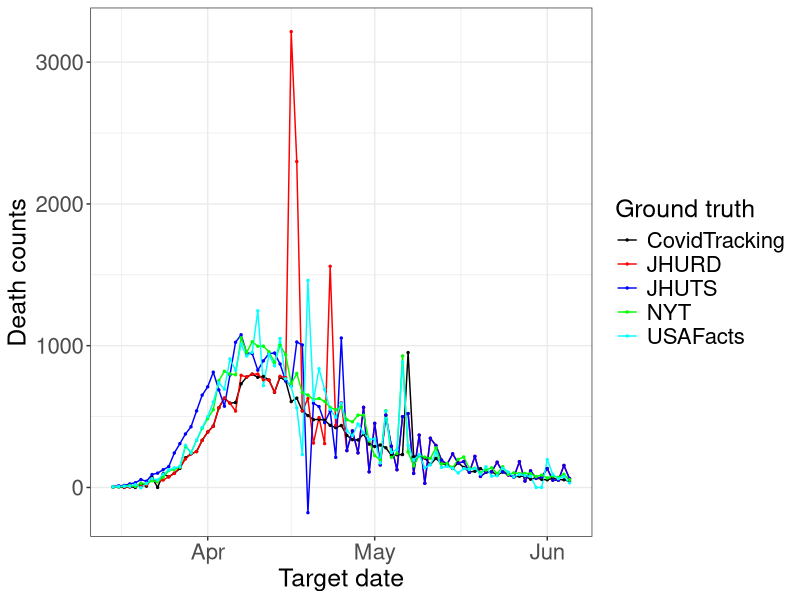
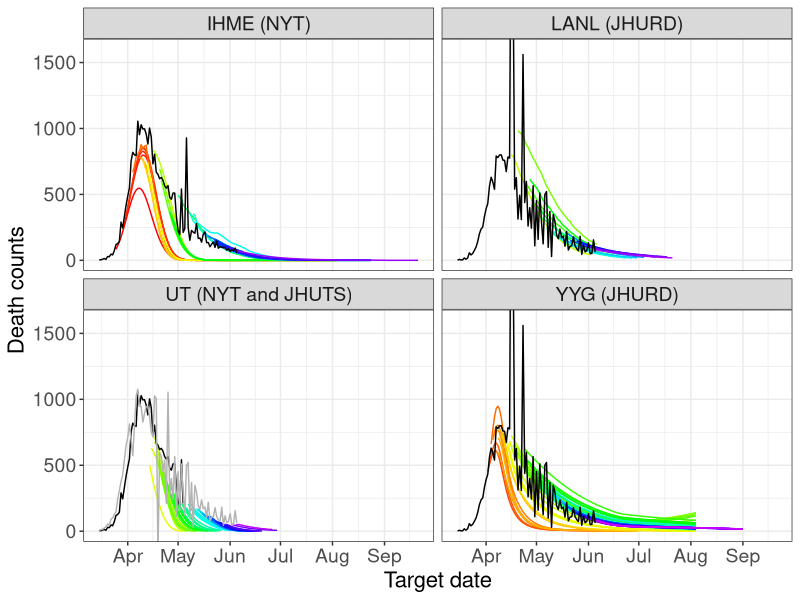
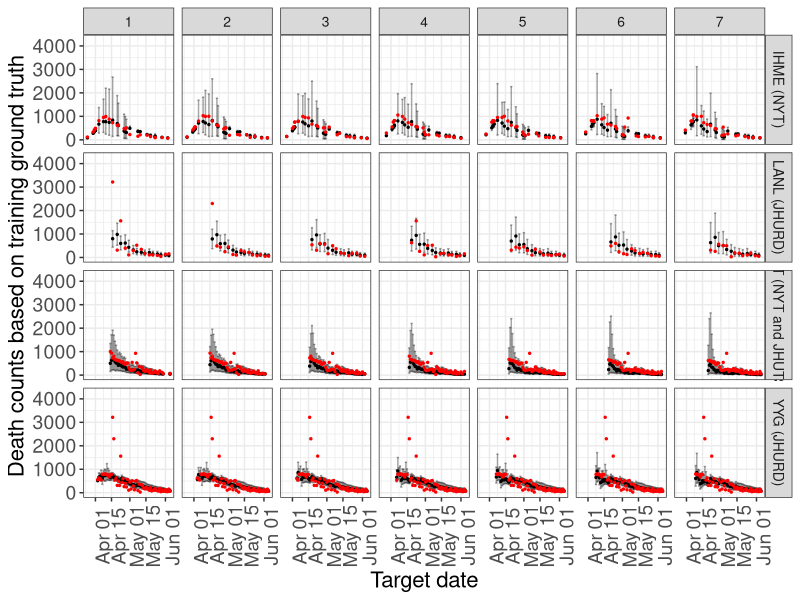
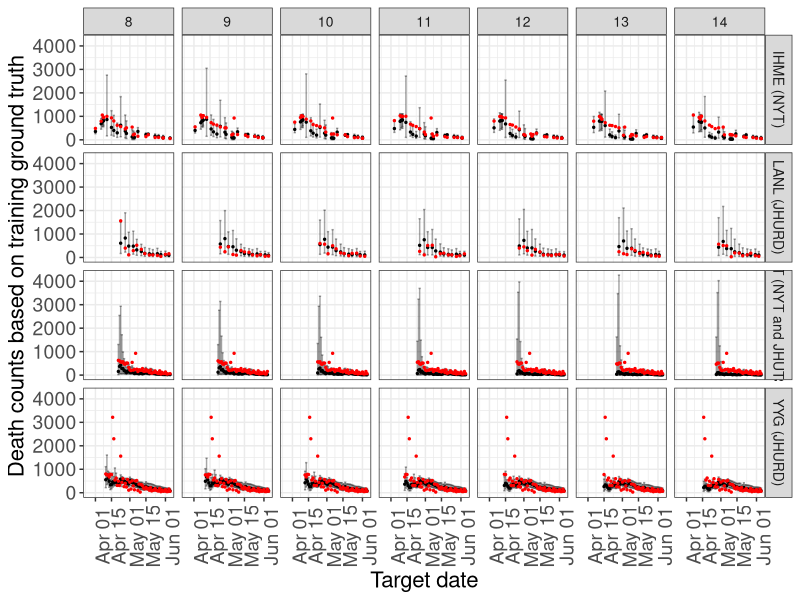
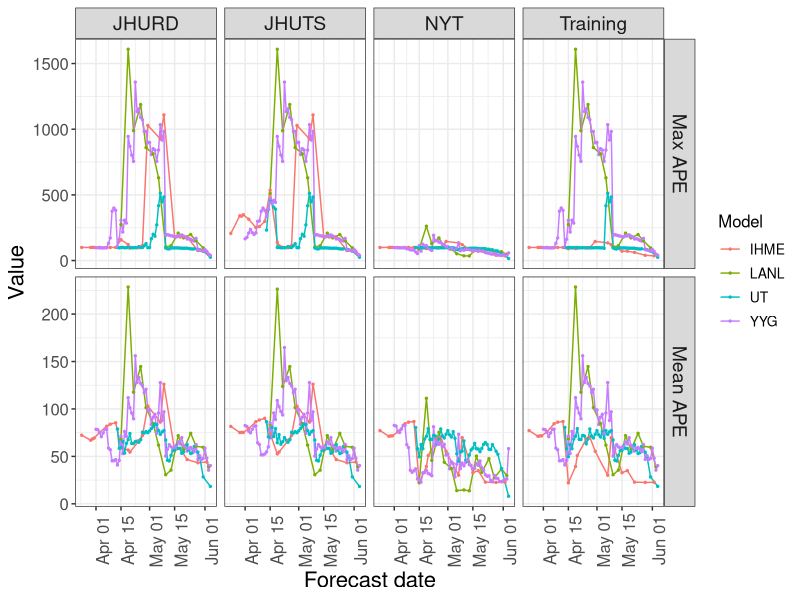
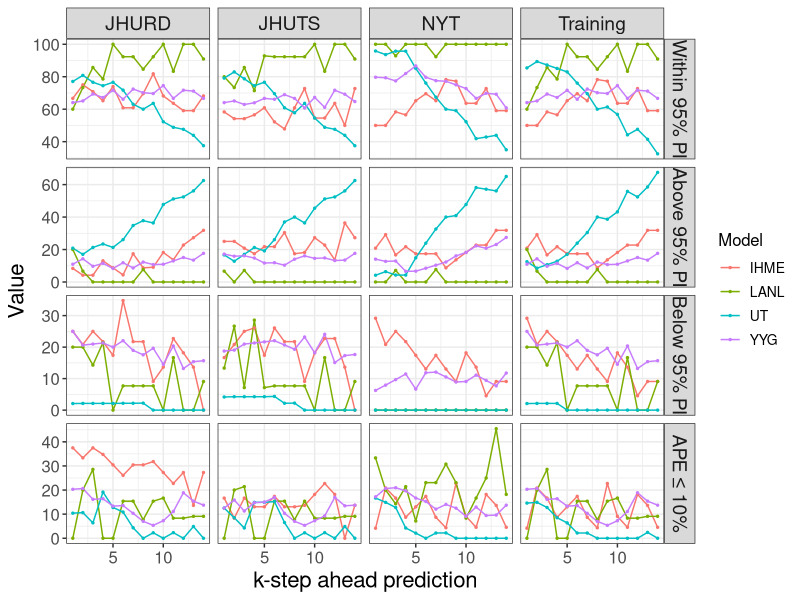
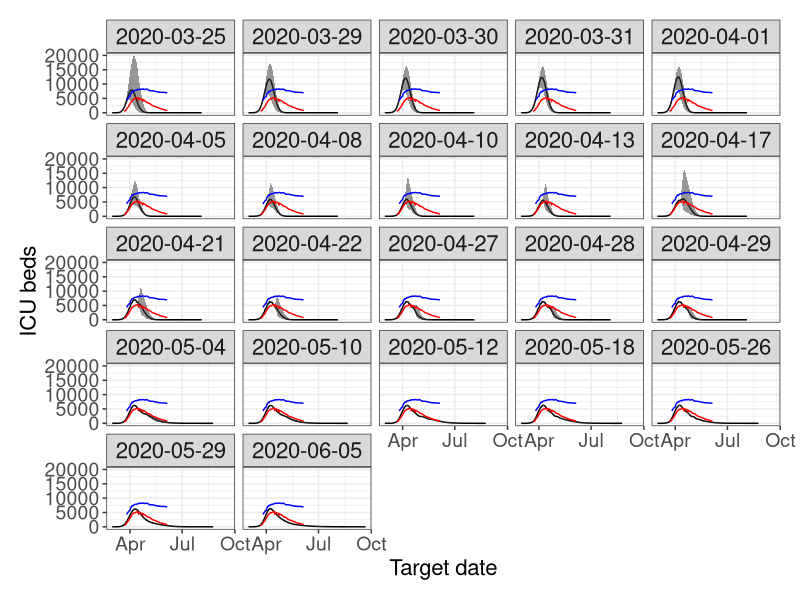

These charts were generated, in order, by the following R code:
### Loading required packages
library(plyr)
library(dplyr)
library(ggplot2)


### Setting working directory and reading csv files
setwd("~/Code/covid-19/NY/")
gt     =read.csv("ny_gt.csv", stringsAsFactors=F)
data_ny=read.csv("ny_data.csv", stringsAsFactors=F)


### Comparison of ground truth between different sources
gt=gt %>%
   dplyr::mutate(target_end_date=as.Date(target_end_date))

ggplot(gt, aes(x=target_end_date, y=gt, color=gt_source)) +
  geom_line() +
  geom_point(size=0.5) +
  xlab("Target date") +
  ylab("Death counts") +
  scale_color_manual(name="Ground truth",
                     labels=c("CovidTracking", "JHURD", "JHUTS", "NYT", "USAFacts"),
                     values=c("black", "red", "blue", "green", "cyan")) +
  theme_bw() +
  theme(axis.title=element_text(size=18),
        axis.text=element_text(size=16),
        legend.title=element_text(size=18),
        legend.text=element_text(size=16))


### Comparison between forecast series by each model and training ground truth used
data_ny=data_ny %>%
        dplyr::mutate(forecast_date=as.Date(forecast_date), target_end_date=as.Date(target_end_date), 
                      model_name=mapvalues(model_name, from=c("IHME", "LANL", "UT", "YYG"), to=c("IHME (NYT)", "LANL (JHURD)", "UT (NYT and JHUTS)", "YYG (JHURD)"), warn_missing=F))

training_gt=rbind.fill(cbind(model_name="IHME (NYT)", period=1, gt %>% filter(gt_source=="NYT")),
                       cbind(model_name="LANL (JHURD)", period=1, gt %>% filter(gt_source=="JHURD")),
                       cbind(model_name="UT (NYT and JHUTS)", period=1, gt %>% filter(gt_source=="NYT", target_end_date<=as.Date("2020-05-04"))),
                       cbind(model_name="UT (NYT and JHUTS)", period=2, gt %>% filter(gt_source=="JHUTS")),
                       cbind(model_name="YYG (JHURD)", period=1, gt %>% filter(gt_source=="JHURD")))

ggplot(data_ny, aes(x=target_end_date, y=expected_value, color=as.factor(forecast_date))) +
  geom_line() + 
  xlab("Target date") +
  ylab("Death counts") +
  coord_cartesian(ylim=c(0, 1600)) +
  scale_colour_manual(values=rainbow(length(unique(data_ny$forecast_date)), start=0, end=0.8)) +
  geom_line(data=subset(training_gt, period==1) %>% dplyr::rename(., expected_value=gt), colour="black") +
  geom_line(data=subset(training_gt, period==2) %>% dplyr::rename(., expected_value=gt), colour="gray70") +
  facet_wrap(~model_name) +
  theme_bw() +
  theme(legend.position="none",
        axis.title=element_text(size=16),
        axis.text=element_text(size=14),
        strip.text=element_text(size=14))


### Point estimates and 95% PI
forecast_1_14=data_ny %>%
              filter(lookahead<=14, target_end_date<=as.Date("2020-06-05")) %>%
              left_join(., gt, by=c("target_end_date", "location_long", "location_short", "gt_source")) %>%
              tidyr::drop_na(lb_95pi)

limits=c(min(forecast_1_14$lb_95pi), max(forecast_1_14$ub_95pi))

ggplot(forecast_1_14 %>% filter(lookahead<=7), aes(x=target_end_date, y=expected_value)) +
  geom_point(size=0.5) +
  geom_errorbar(aes(ymin=lb_95pi, ymax=ub_95pi), width=2, alpha=0.35) +
  xlab("Target date") +
  ylab("Death counts based on training ground truth") +
  coord_cartesian(xlim=as.Date(c("2020-03-25", "2020-06-05")), ylim=limits) +
  facet_grid(model_name~lookahead) +
  geom_point(data=forecast_1_14 %>% filter(lookahead<=7) %>% select(target_end_date, model_name, lookahead, gt) %>% dplyr::rename(., expected_value=gt), colour="red", size=0.5) +
  theme_bw()+
  theme(axis.title=element_text(size=16),
        axis.text.y=element_text(size=14),
        axis.text.x=element_text(size=14, angle=90),
        strip.text=element_text(size=10))

ggplot(forecast_1_14 %>% filter(lookahead>7), aes(x=target_end_date, y=expected_value)) +
  geom_point(size=0.5) +
  geom_errorbar(aes(ymin=lb_95pi, ymax=ub_95pi), width=2, alpha=0.35) +
  xlab("Target date") +
  ylab("Death counts based on training ground truth") +
  coord_cartesian(xlim=as.Date(c("2020-03-25", "2020-06-05")), ylim=limits) +
  facet_grid(model_name~lookahead) +
  geom_point(data=forecast_1_14 %>% filter(lookahead>7) %>% select(target_end_date, model_name, lookahead, gt) %>% dplyr::rename(., expected_value=gt), colour="red", size=0.5) +
  theme_bw()+
  theme(axis.title=element_text(size=16),
        axis.text.y=element_text(size=14),
        axis.text.x=element_text(size=14, angle=90),
        strip.text=element_text(size=10))


### Performance measure
forecast_training=left_join(data_ny %>% filter(target_end_date<=as.Date("2020-06-05")), gt, by=c("target_end_date", "location_long", "location_short", "gt_source")) %>% 
                  dplyr::mutate(gt_source="Training")

forecast_diff_gt=inner_join(data_ny %>% select(-gt_source), gt %>% filter(!gt_source %in% c("CovidTracking", "USAFacts"), target_end_date>=as.Date("2020-03-25")), by=c("target_end_date", "location_long", "location_short"))

forecast_combined=plyr::rbind.fill(forecast_training, forecast_diff_gt)

shortest_series=forecast_combined %>%
                group_by(model_name, forecast_date) %>%
                dplyr::summarise(max_k_step=max(lookahead)) %>%
                ungroup() %>%
                group_by(forecast_date) %>%
                dplyr::summarise(min_k_step=min(max_k_step)) %>%
                ungroup()

forecast_combined=forecast_combined %>%
                  left_join(., shortest_series, by="forecast_date") %>% 
                  filter(lookahead<=min_k_step) %>%
                  dplyr::mutate(error=gt-expected_value, pe=error/gt*100, within_95_pi=if_else(gt>ub_95pi, "above", if_else(gt<lb_95pi, "below", "within")))

perf_comp=forecast_combined %>%
          group_by(forecast_date, model_name, gt_source) %>%
          dplyr::summarise(mean_ape=mean(abs(pe)), max_ape=max(abs(pe))) %>%
          ungroup()

perf_comp=cbind(do.call("rbind", replicate(2, perf_comp[,1:3], simplify=F)), val=c(perf_comp$mean_ape, perf_comp$max_ape), measure=rep(c("Mean APE", "Max APE"), each=nrow(perf_comp)))

ggplot(perf_comp, aes(x=forecast_date, y=val, color=model_name)) +
  geom_line() +
  geom_point(size=0.5) +
  xlab("Forecast date") +
  ylab("Value") +
  scale_color_manual(name="Model",
                     labels=c("IHME","LANL","UT", "YYG"),
                     values=c("#F8766D","#7CAE00", "#00BFC4", "#C77CFF")) +
  facet_grid(measure~gt_source, scales="free_y") +
  theme_bw() +
  theme(axis.title=element_text(size=16),
        axis.text.y=element_text(size=12),
        axis.text.x=element_text(size=12, angle=90),
        strip.text=element_text(size=14),
        legend.text=element_text(size=10),
        legend.title=element_text(size=12))


### Within/above/below 95% PIs and prediction within +/- 10% of ground truth
perc_comp=forecast_combined %>%
          filter(lookahead<=14) %>%
          tidyr::drop_na(lb_95pi) %>%
          group_by(lookahead, model_name, gt_source) %>%
          dplyr::summarise(inside=sum(within_95_pi=="within")/length(within_95_pi)*100, out.ab=sum(within_95_pi=="above")/length(within_95_pi)*100, out.bel=100-inside-out.ab, within_pm10=sum(abs(pe)<=10)/length(pe)*100) %>%
          ungroup()

perc_comp=cbind(do.call("rbind", replicate(4, perc_comp[,1:3], simplify=F)), val=c(perc_comp$inside, perc_comp$out.ab, perc_comp$out.bel, perc_comp$within_pm10), measure=rep(c("inside", "out.above", "out.below", "within.pm10"), each=nrow(perc_comp)))

ggplot(perc_comp, aes(x=lookahead, y=val, color=model_name)) +
  geom_line() +
  geom_point(size=0.5) +
  xlab("k-step ahead prediction") +
  ylab("Value") +
  scale_color_manual(name="Model",
                     labels=c("IHME","LANL","UT", "YYG"),
                     values=c("#F8766D","#7CAE00", "#00BFC4", "#C77CFF")) +
  facet_grid(measure~gt_source, scales="free_y", labeller=as_labeller(c(`Training`="Training", `NYT`="NYT", `JHUTS`="JHUTS", `JHURD`="JHURD", `inside`="Within 95% PI", `out.above`="Above 95% PI", `out.below`="Below 95% PI", `within.pm10`="APE \u2264 10%"))) +
  theme_bw() +
  theme(axis.title=element_text(size=16),
        axis.text.y=element_text(size=12),
        axis.text.x=element_text(size=12),
        strip.text=element_text(size=14),
        legend.text=element_text(size=10),
        legend.title=element_text(size=12))


### Some statistics
forecast_combined=forecast_combined %>%
                  tidyr::drop_na(lb_95pi) %>%
                  filter(lookahead<=14, gt_source=="Training") %>%
                  dplyr::mutate(model_name=mapvalues(model_name, from=c("IHME (NYT)", "LANL (JHURD)", "UT (NYT and JHUTS)", "YYG (JHURD)"), to=c("IHME", "LANL", "UT", "YYG"), warn_missing=F))

percentage=forecast_combined %>%
           filter(between(forecast_date, as.Date("2020-03-24"), as.Date("2020-03-31")), model_name=="IHME") %>%
           dplyr::summarise(val=sum(within_95_pi!="within")/length(within_95_pi)*100)
print(paste0("Percentage of predictions outside 95% PIs for IHME over the forecast period Mar 24 to Mar 31 is ", formatC(as.numeric(percentage), format="f", digits=1), "%"))

percentage=forecast_combined %>%
           filter(between(forecast_date, as.Date("2020-04-03"), as.Date("2020-05-03")), model_name=="IHME") %>%
           dplyr::summarise(val=sum(within_95_pi!="within")/length(within_95_pi)*100)
print(paste0("Percentage of predictions outside 95% PIs for IHME over the forecast period Apr 3 to May 3 is ", formatC(as.numeric(percentage), format="f", digits=1), "%"))

percentage=forecast_combined %>%
           filter(forecast_date>=as.Date("2020-05-04"), model_name=="IHME") %>%
           dplyr::summarise(val=sum(within_95_pi!="within")/length(within_95_pi)*100)
print(paste0("Percentage of predictions outside 95% PIs for IHME over the forecast period May 4 on-wards is ", formatC(as.numeric(percentage), format="f", digits=1), "%"))

percentage=forecast_combined %>%
           filter(model_name=="YYG") %>%
           dplyr::summarise(val=sum(within_95_pi!="within")/length(within_95_pi)*100)
print(paste0("Percentage of predictions outside 95% PIs for YYG across the entire time period is ", formatC(as.numeric(percentage), format="f", digits=1), "%"))

percentage=forecast_combined %>%
           filter(lookahead==1, model_name=="YYG", forecast_date>=as.Date("2020-05-01")) %>%
           dplyr::summarise(val=sum(within_95_pi!="within")/length(within_95_pi)*100)
print(paste0("Percentage of 1-step-ahead predictions outside 95% PIs for YYG over the forecast period May 1 on-wards is ", formatC(as.numeric(percentage), format="f", digits=1), "%"))

percentage=forecast_combined %>%
           filter(lookahead==14, model_name=="YYG", forecast_date>=as.Date("2020-05-01")) %>%
           dplyr::summarise(val=sum(within_95_pi!="within")/length(within_95_pi)*100)
print(paste0("Percentage of 14-step-ahead predictions outside 95% PIs for YYG over the forecast period May 1 on-wards is ", formatC(as.numeric(percentage), format="f", digits=1), "%"))

percentage=forecast_combined %>%
           filter(lookahead==1, model_name=="YYG", forecast_date<as.Date("2020-05-01")) %>%
           dplyr::summarise(val=sum(within_95_pi!="within")/length(within_95_pi)*100)
print(paste0("Percentage of 1-step-ahead predictions outside 95% PIs for YYG over the forecast period before May 1 is ", formatC(as.numeric(percentage), format="f", digits=1), "%"))

percentage=forecast_combined %>%
           filter(lookahead==14, model_name=="YYG", forecast_date<as.Date("2020-05-01")) %>%
           dplyr::summarise(val=sum(within_95_pi!="within")/length(within_95_pi)*100)
print(paste0("Percentage of 14-step-ahead predictions outside 95% PIs for YYG over the forecast period before May 1 is ", formatC(as.numeric(percentage), format="f", digits=1), "%"))

percentage=forecast_combined %>%
           filter(model_name=="UT") %>%
           group_by(lookahead) %>%
           dplyr::summarise(val=sum(within_95_pi!="within")/length(within_95_pi)*100) %>%
           as.data.frame()
print(paste0("Percentage of 1-step-ahead predictions outside 95% PIs for UT across the entire time period is ", formatC(as.numeric(percentage$val[1]), format="f", digits=1), "%"))
print(paste0("Percentage of 14-step-ahead predictions outside 95% PIs for UT across the entire time period is ", formatC(as.numeric(percentage$val[14]), format="f", digits=1), "%"))

percentage=forecast_combined %>%
           filter(model_name=="LANL") %>%
           group_by(lookahead) %>%
           dplyr::summarise(val=sum(within_95_pi!="within")/length(within_95_pi)*100) %>%
           as.data.frame()
print(paste0("Percentage of 1-step-ahead predictions outside 95% PIs for LANL across the entire time period is ", formatC(as.numeric(percentage$val[1]), format="f", digits=1), "%"))
print(paste0("Percentage of 14-step-ahead predictions outside 95% PIs for LANL across the entire time period is ", formatC(as.numeric(percentage$val[14]), format="f", digits=1), "%"))

percentage=forecast_combined %>%
           dplyr::summarise(val=sum(abs(pe)<=10)/length(pe)*100)
print(paste0("Percentage of 14-step-ahead predictions outside 95% PIs for UT across the entire time period is ", formatC(as.numeric(percentage), format="f", digits=1), "%"))


### ICU bed (IHME)
ny_icu         =read.csv("ny_icu.csv", stringsAsFactors=F)
ny_icu_gt      =read.csv("ny_icu_gt.csv", stringsAsFactors=F)
ny_icu_capacity=read.csv("ny_icu_capacity.csv", stringsAsFactors=F)

ggplot(ny_icu, aes(x=as.Date(target_end_date), y=ICUbed_mean)) +
  geom_line() +
  geom_ribbon(aes(ymin=ICUbed_lower, ymax=ICUbed_upper), alpha=0.5)+
  geom_line(data=ny_icu_gt, colour="red") +
  geom_line(data=ny_icu_capacity, colour="blue") +
  facet_wrap(~report_date) +
  xlab("Target date") +
  ylab("ICU beds") +
  theme_bw()+
  theme(strip.text = element_text(size = 16),
        axis.title = element_text(size = 16),
        axis.text.y = element_text(size = 14),
        axis.text.x = element_text(size = 14),
        plot.margin = unit(c(rep(0.5,4)), "cm"))